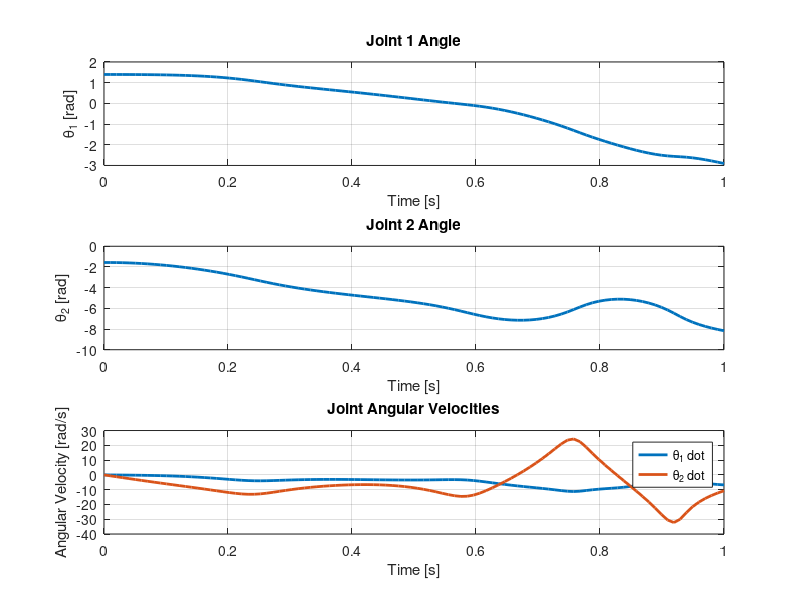
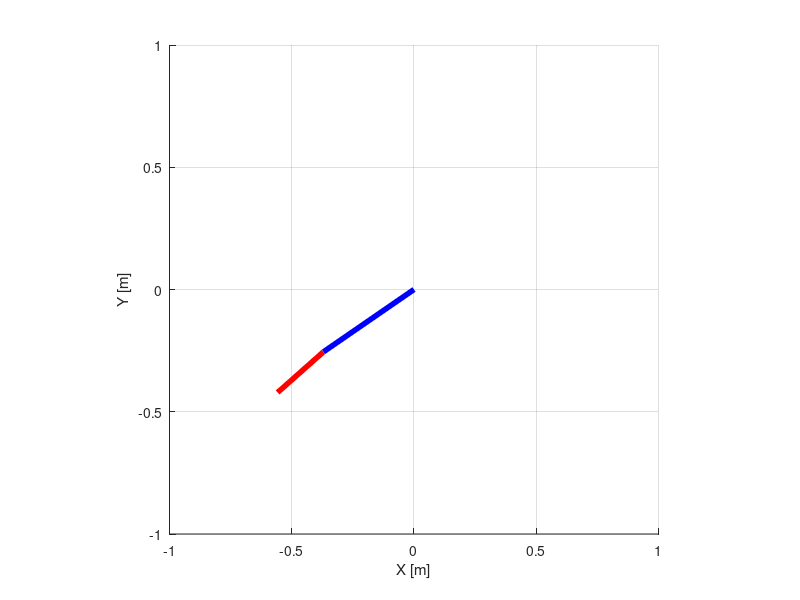

MATLAB code to generate these figures, in order:
%% 2-Link Planar Manipulator with Nonlinear Tendon Extensions
clc; clear; close all;

%% Link Geometry and Mass Properties (Cuboids)
% Link 1 dimensions
L1 = 0.45; % [m]
W1 = 0.18; % [m]
H1 = 0.15; % [m]
m1 = 0.012;  % [kg]

% Link 2 dimensions
L2 = 0.25;  % [m]
W2 = 0.13; % [m]
H2 = 0.11; % [m]
m2 = 0.007;  % [kg]

% Gravity
g = -9.81; % [m/s^2]
% g = 0; % [m/s^2]

%% Moments of Inertia via Cuboid Formula
% Moment of inertia about the z-axis through CM: I_z(cm) = (1/12)*m*(h^2 + w^2)

I1_cm = (1/12)*m1*(H1^2 + W1^2);
d1 = L1/2; 
I1 = I1_cm + m1*d1^2; % parallel axis shift for link 1

I2_cm = (1/12)*m2*(H2^2 + W2^2);
% For link 2, we use I2_cm directly in the standard formula for a 2-link arm
I2 = I2_cm;

%% Tendon Parameters
% From the snippet, we have four tendons: h1, h2, h3, h4.
% We'll define nominal lengths and constants a,b based on the example:
l1 = 0.3; 
l2 = 0.3;
l3 = 0.35;
l4 = 0.35;
a = 0.005; % example value
b = 0.003; % example value

R1 = 0.002;  
R2 = 0.002;

% Tendon forces
%f = [0.007355; 0.007355; 0.007355; 0.007355]; % [N]
% f = @(t) [0.007355*exp(-5*t); 0.007355*exp(-5*t); 0.007355*exp(-5*t); 0.007355*exp(-5*t)];
% % f = @(t) [0.005*exp(-5*t); 0.007*exp(-5*t); 0.007*exp(-5*t); 0.007*exp(-5*t)];
% f = @(t) [0.007*exp(-5*t); 0.000*exp(-5*t); 0.000*exp(-5*t); 0.007*exp(-5*t)];
f = @(t) [0.00*exp(-5*t); 0.000*exp(-5*t); 0.000*exp(-5*t); 0.00*exp(-5*t)];

%% Kinematics: Nonlinear Tendon Extension Functions
% According to the snippet (for θ1 > 0):
% h1(θ) = l1 + 2√(a²+b²)*cos(tan^-1(a/b) + θ1/2) - 2b - R2 θ2
% h2(θ) = l2 - R1 θ1
% h3(θ) = l3 + R1 θ1
% h4(θ) = l4 + R1 θ1 + R2 θ2
% If θ1 < 0, relations may be reversed, but we focus on θ1 ≥ 0 scenario.

H = @(theta) [
    l1 + 2*sqrt(a^2+b^2)*cos(atan(a/b) + theta(1)/2) - 2*b - R2*theta(2);  % h1
    l2 - R1*theta(1);                                                     % h2
    l3 + R1*theta(1);                                                     % h3
    l4 + R1*theta(1) + R2*theta(2)                                        % h4
];

% Compute P(theta) = dH/dtheta:
% ∂h1/∂θ1 = -2*√(a²+b²)*sin(...) * (1/2) = -√(a²+b²)*sin(...)
% ∂h1/∂θ2 = -R2
% ∂h2/∂θ1 = -R1; ∂h2/∂θ2 = 0
% ∂h3/∂θ1 = R1;  ∂h3/∂θ2 = 0
% ∂h4/∂θ1 = R1;  ∂h4/∂θ2 = R2

dH_dtheta = @(theta) [
    -sqrt(a^2+b^2)*sin(atan(a/b) + theta(1)/2),  -R2;
    -R1,                                         0;
    R1,                                          0;
    R1,                                          R2
];

% P(theta) = (dH/dtheta)^T
P_theta = @(theta) dH_dtheta(theta)';

%% Dynamics (M, C, N)
% Define link centers of mass
lc1 = L1/2;
lc2 = L2/2;

% Standard parameters from 2-link arm dynamics
a_m = m1*lc1^2 + m2*(L1^2+lc2^2) + I1 + I2;
b_m = m2*L1*lc2;
d_m = m2*lc2^2 + I2;

M_theta = @(th) [a_m+2*b_m*cos(th(2)), d_m+b_m*cos(th(2));
                 d_m+b_m*cos(th(2)),   d_m];

C_theta = @(th, thd) [ -b_m*sin(th(2))*thd(2), -b_m*sin(th(2))*(thd(1)+thd(2));
                        b_m*sin(th(2))*thd(1), 0 ];

N_theta = @(th) [-(m1*g*lc1*cos(th(1)) + m2*g*(L1*cos(th(1))+lc2*cos(th(1)+th(2))));
                 -m2*g*lc2*cos(th(1)+th(2))];

% Equation of motion:
% M(theta)*ddtheta + C(theta,theta_dot)*theta_dot + N(theta) = P(theta)*f
% => ddtheta = M(theta)\( P(theta)*f - C(theta,theta_dot)*theta_dot - N(theta) )

theta_ddot_func = @(th, thd, t) M_theta(th)\(P_theta(th)*f(t) - C_theta(th, thd)*thd - N_theta(th));

%% Simulation Parameters
tmax = 1;  
dt = 0.01;
n = round(tmax/dt);
t = linspace(0, tmax, n);

% Initial conditions
theta0 = [deg2rad(80); deg2rad(-90)]; 
theta_dot0 = [0; 0];

theta = zeros(2, n);
theta_dot = zeros(2, n);
theta_ddot = zeros(2, n);

theta(:,1) = theta0;
theta_dot(:,1) = theta_dot0;

%% Numerical Integration (Euler's Method)

for i = 1:n-1
    f_current = f(t(i)); % Compute time-varying force
    theta_ddot(:, i) = M_theta(theta(:, i))\(P_theta(theta(:, i))*f_current ...
                       - C_theta(theta(:, i), theta_dot(:, i))*theta_dot(:, i) ...
                       - N_theta(theta(:, i)));
    theta_dot(:, i+1) = theta_dot(:, i) + theta_ddot(:, i)*dt;
    theta(:, i+1) = theta(:, i) + theta_dot(:, i)*dt;
end

theta_ddot(:, end) = theta_ddot_func(theta(:, end), theta_dot(:, end), t(end));

%% Plot Results
figure;
subplot(3,1,1);
plot(t, theta(1,:), 'LineWidth', 2);
xlabel('Time [s]');
ylabel('\theta_1 [rad]');
title('Joint 1 Angle');
grid on;

subplot(3,1,2);
plot(t, theta(2,:), 'LineWidth', 2);
xlabel('Time [s]');
ylabel('\theta_2 [rad]');
title('Joint 2 Angle');
grid on;

subplot(3,1,3);
plot(t, theta_dot(1,:), 'LineWidth', 2); hold on;
plot(t, theta_dot(2,:), 'LineWidth', 2);
xlabel('Time [s]');
ylabel('Angular Velocity [rad/s]');
title('Joint Angular Velocities');
legend('\theta_1 dot', '\theta_2 dot');
grid on;

%% Animation of the Manipulator
figure('Name', '2-Link Manipulator Animation');
axis equal;
xlim([-1, 1]);
ylim([-1, 1]);
xlabel('X [m]');
ylabel('Y [m]');
grid on; hold on;

link1_plot = line([0,0],[0,0],'LineWidth',4,'Color','b');
link2_plot = line([0,0],[0,0],'LineWidth',4,'Color','r');

for i=1:10:n
    th1 = theta(1,i);
    th2 = theta(2,i);

    x1 = L1*cos(th1);
    y1 = L1*sin(th1);
    x2 = x1 + L2*cos(th1+th2);
    y2 = y1 + L2*sin(th1+th2);

    set(link1_plot, 'XData',[0,x1],'YData',[0,y1]);
    set(link2_plot, 'XData',[x1,x2],'YData',[y1,y2]);

    pause(0.1);
    drawnow;
end